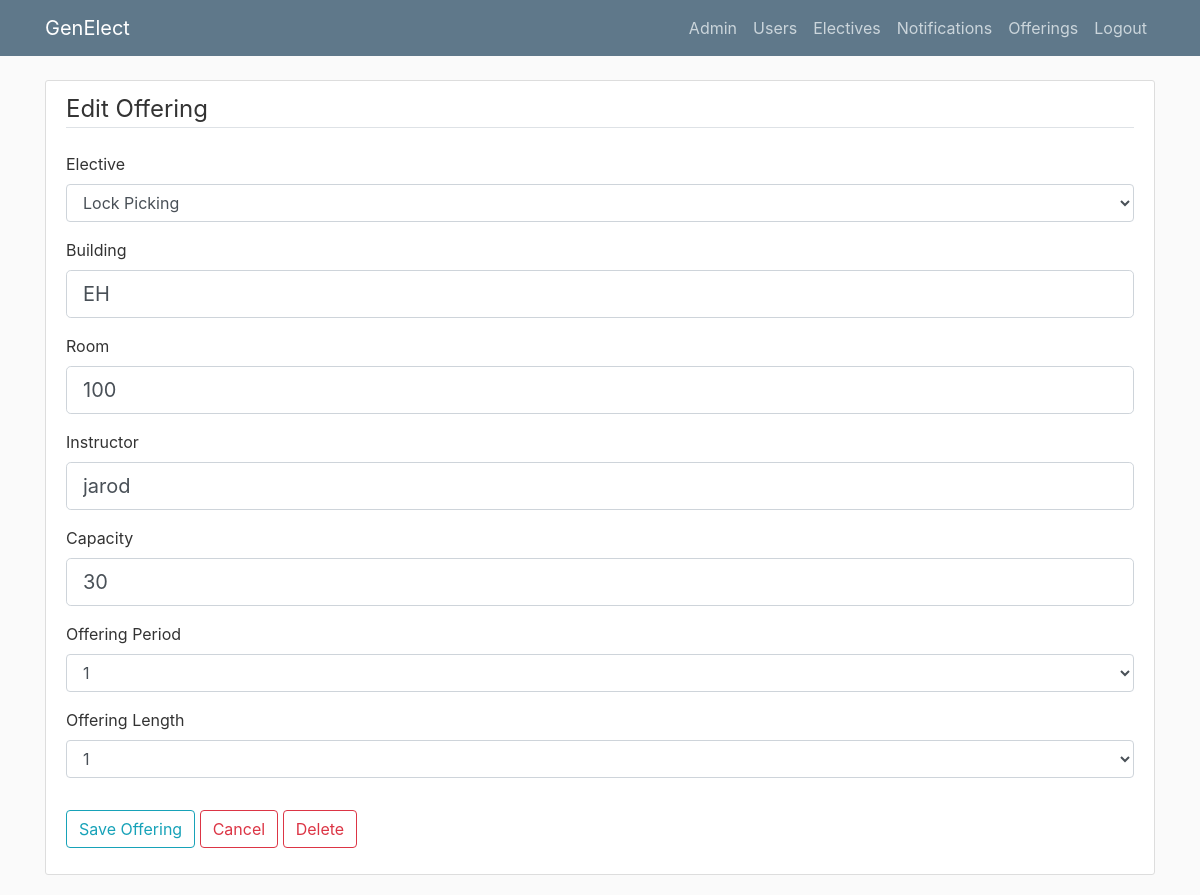
Page /editoffering/1 (signed in) on the earlier database version.
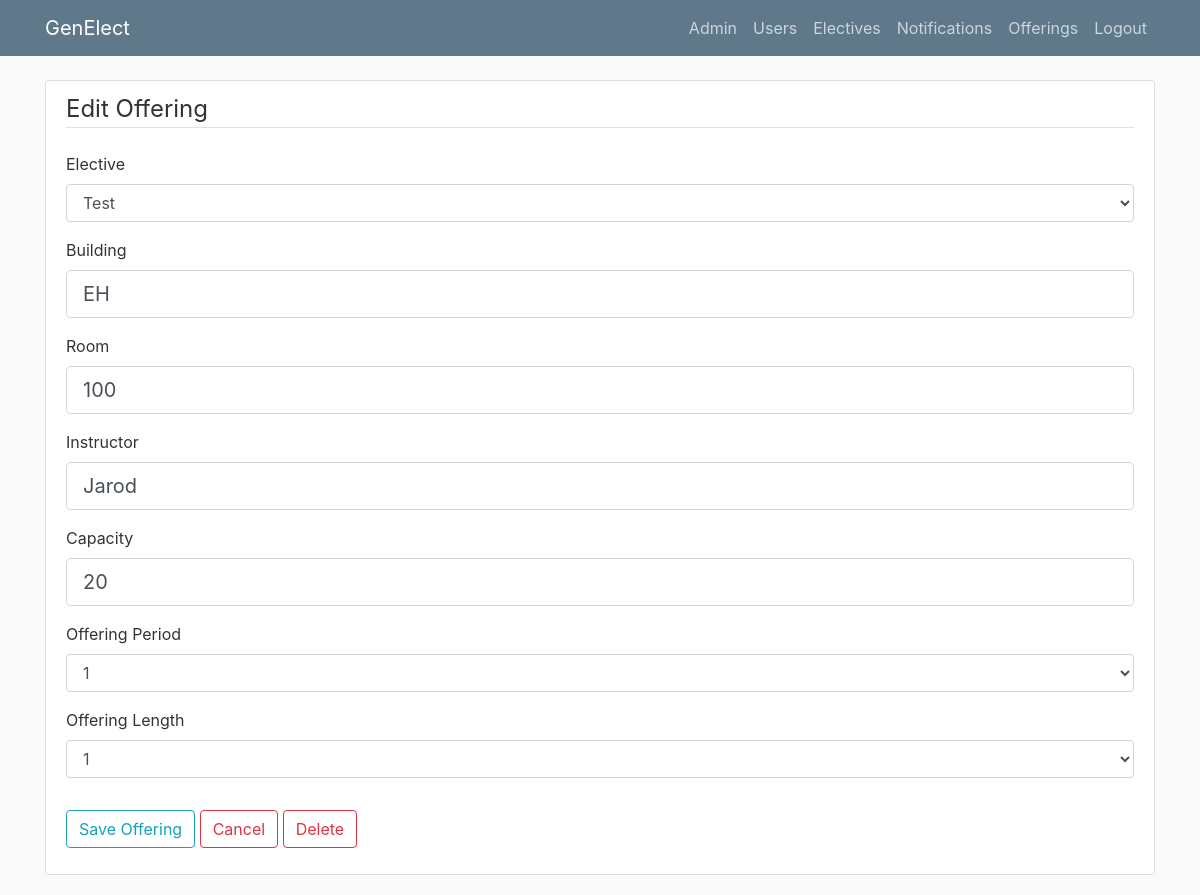
Same page on the later database version.
### genElect/models.py (models this page shows)
class Base(db.Model):
    __abstract__ = True
    id = db.Column(db.Integer, primary_key=True, autoincrement=True)
    date_created = db.Column(db.DateTime, default=db.func.current_timestamp())
    date_modified = db.Column(db.DateTime, default=db.func.current_timestamp(),
            onupdate=db.func.current_timestamp())

class Offerings(Base):
    __tablename__ = 'offerings'
    day = db.Column(db.Date)
    period_start = db.Column(db.Integer)
    period_length = db.Column(db.Integer)
    building = db.Column(db.String(100))
    room = db.Column(db.String(100))
    instructor = db.Column(db.String(100))
    current_count = db.Column(db.Integer)
    capacity = db.Column(db.Integer)
    elective_id = db.Column(db.Integer, db.ForeignKey('electives.id'), nullable=False)
    registrations = db.relationship('Registrations', backref='offering', lazy=True)

### genElect/__init__.py (the view)
@app.route("/offering/<offering_id>", methods=['GET', 'POST'])
@app.route("/editoffering/<offering_id>", methods=['GET', 'POST'])
def editoffering(offering_id):
    if current_user.is_authenticated and current_user.role == "admin":
        offering = Offerings.query.filter_by(id=int(offering_id)).first()
        if offering:
            form = OfferingForm()
            choices = []
            electives = Electives.query.all()
            for elective in electives:
                choices.append((str(elective.id), elective.name))
            form.elective.choices = choices
            if form.validate_on_submit():
                elective = Electives.query.filter_by(id=int(form.elective.data)).first()
                offering.elective = elective
                offering.building = form.building.data
                offering.room = form.room.data
                offering.instructor = form.instructor.data
                offering.capacity = form.capacity.data
                offering.period_start = int(form.period_start.data)
                offering.period_length = int(form.period_length.data)
                db.session.commit()
                flash("Offering Info Updated", 'success')
                return redirect(f'/offering/{offering_id}')
            elif request.method == 'GET':
                form.elective.data = str(offering.elective.id)
                form.building.data = offering.building
                form.room.data = offering.room
                form.instructor.data = offering.instructor
                form.capacity.data = offering.capacity
                form.period_start.data = str(offering.period_start)
                form.period_length.data = str(offering.period_length)
            return render_template('editoffering.html', offering=offering, form=form, title="Offering Edit")
        else:
            return render_template('notfound.html')
    else:
        return render_template('denied.html')

### genElect/forms/__init__.py
class OfferingForm(FlaskForm):
	building = StringField('Building', validators=[DataRequired()])
	room = StringField('Room', validators=[DataRequired()])
	instructor = StringField('Instructor', validators=[DataRequired()])
	choices = [] #to be filled dynamically
	elective = SelectField('Elective', choices=choices, validators=[Required()])
	capacity = IntegerField('Capacity', validators=[DataRequired()])
	num_choices = [('1','1'), ('2','2'), ('3','3')]
	period_start = SelectField('Offering Period', choices=num_choices, validators=[Required()])
	period_length = SelectField('Offering Length', choices=num_choices, validators=[Required()])
	submit = SubmitField('Save Offering')

### genElect/__init__.py (called while the page is built)
@login_manager.user_loader
def load_user(user_id):
    return Users.query.get(int(user_id))

### genElect/templates/editoffering.html (shortened to what this page needs)
{% extends "layout.html" %}
{% block content %}
    <div class="content-section">
    	<form method="POST" action="">
    		<fieldset class="form-group">
    			<legend class="border-bottom mb-4">Edit Offering</legend>
                <div class="form-group">
                    {{ form.elective.label(class="form-control-label") }}
                    {{ form.elective(class="form-control") }}
                </div>
    			<div class="form-group">
    				{{ form.building.label(class="form-control-label") }}
                    {% if form.building.errors %}
                        {{ form.building(class="form-control form-control-lg is-invalid") }}
                        <div class="invalid-feedback">
                            {% for error in form.building.errors %}
                                <span>{{ error }}</span>
                            {% endfor%}
                        </div>
                    {% else %}
                        {{ form.building(class="form-control form-control-lg") }}
                    {% endif %}
    			</div>
    			<div class="form-group">
    				{{ form.room.label(class="form-control-label") }}
    				{% if form.room.errors %}
                        {{ form.room(class="form-control form-control-lg is-invalid") }}
                        <div class="invalid-feedback">
                            {% for error in form.room.errors %}
                                <span>{{ error }}</span>
                            {% endfor%}
                        </div>
                    {% else %}
                        {{ form.room(class="form-control form-control-lg") }}
                    {% endif %}
    			</div>
                <div class="form-group">
                    {{ form.instructor.label(class="form-control-label") }}
                    {% if form.instructor.errors %}
                        {{ form.instructor(class="form-control form-control-lg is-invalid") }}
                        <div class="invalid-feedback">
                            {% for error in form.instructor.errors %}
                                <span>{{ error }}</span>
                            {% endfor%}
                        </div>
                    {% else %}
                        {{ form.instructor(class="form-control form-control-lg") }}
                    {% endif %}
                </div>
                <div class="form-group">
                    {{ form.capacity.label(class="form-control-label") }}
                    {% if form.capacity.errors %}
                        {{ form.capacity(class="form-control form-control-lg is-invalid") }}
                        <div class="invalid-feedback">
                            {% for error in form.capacity.errors %}
                                <span>{{ error }}</span>
                            {% endfor%}
                        </div>
                    {% else %}
                        {{ form.capacity(class="form-control form-control-lg") }}
                    {% endif %}
                </div>
                <div class="form-group">
                    {{ form.period_start.label(class="form-control-label") }}
                    {{ form.period_start(class="form-control") }}
                </div>
                <div class="form-group">
                    {{ form.period_length.label(class="form-control-label") }}
                    {{ form.period_length(class="form-control") }}
                </div>
    		</fieldset>
    		<div class="form-group">
    			{{ form.submit(class="btn btn-outline-info") }}
                <button type="button" onclick="window.location.href = '/allofferings'" class="btn btn-outline-danger">Cancel</button>
                <button type="button" onclick="window.location.href = '/deleteoffering/{{offering.id}}'" class="btn btn-outline-danger">Delete</button>
    		</div>
    	</form>
    </div>
{% endblock content %}

Differences in the rows shown:
changed Offerings "EH": elective "Lock Picking" → "Test"; instructor "jarod" → "Jarod"; capacity "30" → "20"
